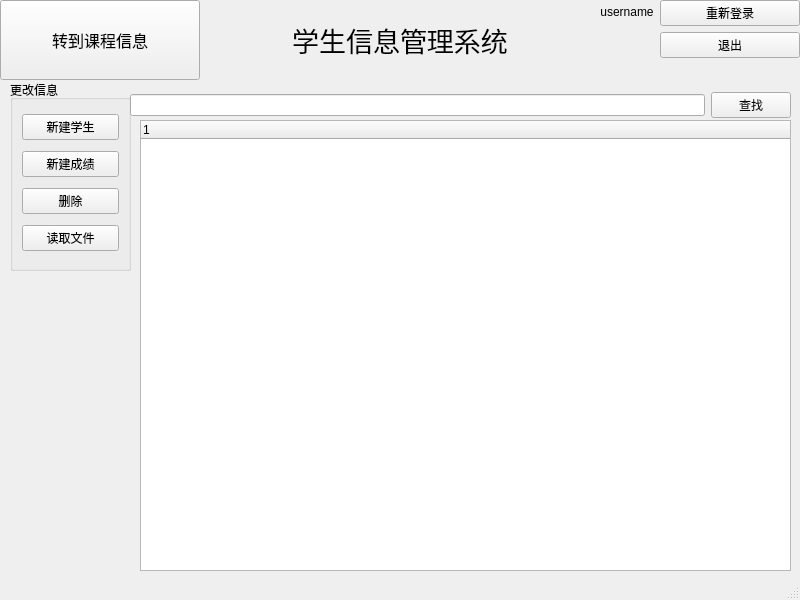
<?xml version="1.0" encoding="UTF-8"?>
<ui version="4.0">
 <class>MainWindow</class>
 <widget class="QMainWindow" name="MainWindow">
  <property name="geometry">
   <rect>
    <x>0</x>
    <y>0</y>
    <width>800</width>
    <height>600</height>
   </rect>
  </property>
  <property name="mouseTracking">
   <bool>false</bool>
  </property>
  <property name="windowTitle">
   <string>学生管理系统</string>
  </property>
  <property name="windowIcon">
   <iconset resource="resources.qrc">
    <normaloff>:/icon_rect.png</normaloff>:/icon_rect.png</iconset>
  </property>
  <property name="toolTip">
   <string>学生管理系统主界面</string>
  </property>
  <widget class="QWidget" name="centralwidget">
   <widget class="QTreeWidget" name="content">
    <property name="geometry">
     <rect>
      <x>140</x>
      <y>120</y>
      <width>651</width>
      <height>451</height>
     </rect>
    </property>
    <column>
     <property name="text">
      <string notr="true">1</string>
     </property>
    </column>
   </widget>
   <widget class="QGroupBox" name="groupBox">
    <property name="geometry">
     <rect>
      <x>10</x>
      <y>80</y>
      <width>121</width>
      <height>191</height>
     </rect>
    </property>
    <property name="title">
     <string>更改信息</string>
    </property>
    <layout class="QGridLayout" name="gridLayout">
     <item row="2" column="0">
      <widget class="QPushButton" name="del_btn">
       <property name="text">
        <string>删除</string>
       </property>
      </widget>
     </item>
     <item row="1" column="0">
      <widget class="QPushButton" name="add_grade_btn">
       <property name="text">
        <string>新建成绩</string>
       </property>
      </widget>
     </item>
     <item row="0" column="0">
      <widget class="QPushButton" name="add_stu_btn">
       <property name="text">
        <string>新建学生</string>
       </property>
      </widget>
     </item>
     <item row="3" column="0">
      <widget class="QPushButton" name="read_file_btn">
       <property name="text">
        <string>读取文件</string>
       </property>
      </widget>
     </item>
    </layout>
   </widget>
   <widget class="QWidget" name="top_widget" native="true">
    <property name="geometry">
     <rect>
      <x>0</x>
      <y>0</y>
      <width>800</width>
      <height>80</height>
     </rect>
    </property>
    <widget class="QPushButton" name="turn2lesson_manage">
     <property name="geometry">
      <rect>
       <x>0</x>
       <y>0</y>
       <width>200</width>
       <height>80</height>
      </rect>
     </property>
     <property name="font">
      <font>
       <pointsize>12</pointsize>
      </font>
     </property>
     <property name="mouseTracking">
      <bool>true</bool>
     </property>
     <property name="toolTip">
      <string>转到课程信息管理界面</string>
     </property>
     <property name="autoFillBackground">
      <bool>true</bool>
     </property>
     <property name="text">
      <string>转到课程信息</string>
     </property>
    </widget>
    <widget class="QLabel" name="topic">
     <property name="geometry">
      <rect>
       <x>200</x>
       <y>0</y>
       <width>400</width>
       <height>80</height>
      </rect>
     </property>
     <property name="font">
      <font>
       <pointsize>20</pointsize>
      </font>
     </property>
     <property name="text">
      <string>学生信息管理系统</string>
     </property>
     <property name="alignment">
      <set>Qt::AlignCenter</set>
     </property>
    </widget>
    <widget class="QWidget" name="upper_right" native="true">
     <property name="geometry">
      <rect>
       <x>600</x>
       <y>0</y>
       <width>200</width>
       <height>80</height>
      </rect>
     </property>
     <layout class="QFormLayout" name="formLayout">
      <item row="0" column="0">
       <widget class="QLabel" name="username_main">
        <property name="font">
         <font>
          <pointsize>9</pointsize>
         </font>
        </property>
        <property name="text">
         <string>username</string>
        </property>
        <property name="alignment">
         <set>Qt::AlignCenter</set>
        </property>
       </widget>
      </item>
      <item row="0" column="1">
       <widget class="QPushButton" name="btn_relogin">
        <property name="text">
         <string>重新登录</string>
        </property>
       </widget>
      </item>
      <item row="1" column="1">
       <widget class="QPushButton" name="btn_exit">
        <property name="text">
         <string>退出</string>
        </property>
        <property name="icon">
         <iconset theme="application-exit">
          <normaloff>.</normaloff>.</iconset>
        </property>
       </widget>
      </item>
     </layout>
    </widget>
   </widget>
   <widget class="QWidget" name="widget" native="true">
    <property name="geometry">
     <rect>
      <x>130</x>
      <y>80</y>
      <width>661</width>
      <height>51</height>
     </rect>
    </property>
    <layout class="QGridLayout" name="gridLayout_2">
     <item row="0" column="1">
      <widget class="QPushButton" name="find_stu_btn">
       <property name="text">
        <string>查找</string>
       </property>
       <property name="default">
        <bool>false</bool>
       </property>
      </widget>
     </item>
     <item row="0" column="0">
      <widget class="QLineEdit" name="search_bar_stu"/>
     </item>
    </layout>
   </widget>
  </widget>
  <widget class="QStatusBar" name="statusbar"/>
 </widget>
 <resources>
  <include location="resources.qrc"/>
 </resources>
 <connections/>
</ui>
